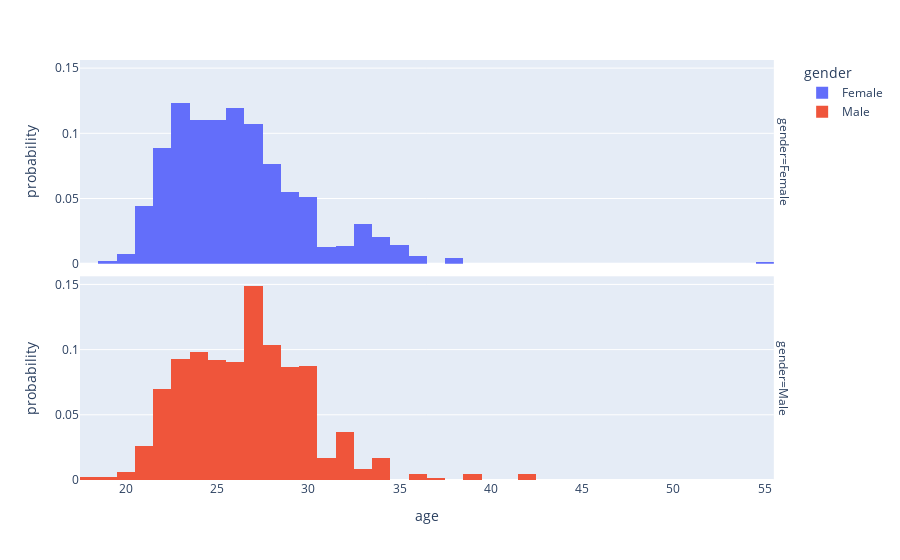

Notebook cell for this chart:
### Code cell
# Distribution of each numeric variable
num_features = ["age"]
for f in num_features:
    fig = px.histogram(
        dataset_cleaned, f, color="gender", facet_row="gender", histnorm="probability")
    fig.show()

### Figure 1 — Plotly figure (JSON) as saved in the notebook; plotly's stock layout.template omitted (floating-point values rounded to 4 significant figures; data arrays with more than 128 entries replaced by an {"elided": "..."} marker saying what was removed)
{"data": [{"alignmentgroup": "True", "bingroup": "x", "histnorm": "probability", "hovertemplate": "gender=Female<br>age=%{x}<br>probability=%{y}<extra></extra>", "legendgroup": "Female", "marker": {"color": "#636efa", "pattern": {"shape": ""}}, "name": "Female", "offsetgroup": "Female", "orientation": "v", "showlegend": true, "type": "histogram", "x": {"elided": "4184 int values"}, "xaxis": "x2", "yaxis": "y2"}, {"alignmentgroup": "True", "bingroup": "x", "histnorm": "probability", "hovertemplate": "gender=Male<br>age=%{x}<br>probability=%{y}<extra></extra>", "legendgroup": "Male", "marker": {"color": "#EF553B", "pattern": {"shape": ""}}, "name": "Male", "offsetgroup": "Male", "orientation": "v", "showlegend": true, "type": "histogram", "x": {"elided": "4194 int values"}, "xaxis": "x", "yaxis": "y"}], "layout": {"annotations": [{"font": {}, "showarrow": false, "text": "gender=Male", "textangle": 90, "x": 0.98, "xanchor": "left", "xref": "paper", "y": 0.2425, "yanchor": "middle", "yref": "paper"}, {"font": {}, "showarrow": false, "text": "gender=Female", "textangle": 90, "x": 0.98, "xanchor": "left", "xref": "paper", "y": 0.7575, "yanchor": "middle", "yref": "paper"}], "barmode": "relative", "legend": {"title": {"text": "gender"}, "tracegroupgap": 0}, "margin": {"t": 60}, "xaxis": {"anchor": "y", "domain": [0, 0.98], "title": {"text": "age"}}, "xaxis2": {"anchor": "y2", "domain": [0, 0.98], "matches": "x", "showticklabels": false}, "yaxis": {"anchor": "x", "domain": [0, 0.485], "title": {"text": "probability"}}, "yaxis2": {"anchor": "x2", "domain": [0.515, 1], "matches": "y", "title": {"text": "probability"}}}}
